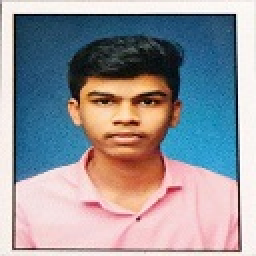
#> input picture Assignment 2/21620007/photo.jpeg, 128 x 128 px (shown 2 times larger)
$ python img_compress.py
#> lines starting #> are read from the running program, lines starting #| are printed output that depends on the picture
#PRN:21620007
#Name:Shashikant Sunil Mane
from skimage import io
from sklearn.cluster import KMeans
import numpy as np

#Read the image
image = io.imread('photo.jpeg')
#> image is the input picture: shape (128, 128, 3); mean R, G, B 150.4, 149.2, 155.1
io.imshow(image)
io.show()

#Dimension of the original image
rows = image.shape[0]
#> rows = 128
cols = image.shape[1]
#> cols = 128

#Flatten the image
image = image.reshape(rows*cols, 3)

#Implement k-means clustering to form k clusters
kmeans = KMeans(n_clusters=64)
kmeans.fit(image)

#Replace each pixel value with its nearby centroid
compressed_image = kmeans.cluster_centers_[kmeans.labels_]
compressed_image = np.clip(compressed_image.astype('uint8'), 0, 255)

#Reshape the image to original dimension
compressed_image = compressed_image.reshape(rows, cols, 3)

#Save and display output image
io.imsave('after.jpeg', compressed_image)
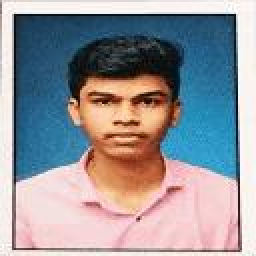
#> saved as after.jpeg: shape (128, 128, 3) (shown 2 times larger); mean R, G, B 149.6, 148.7, 154.3
io.imshow(compressed_image)
io.show()
